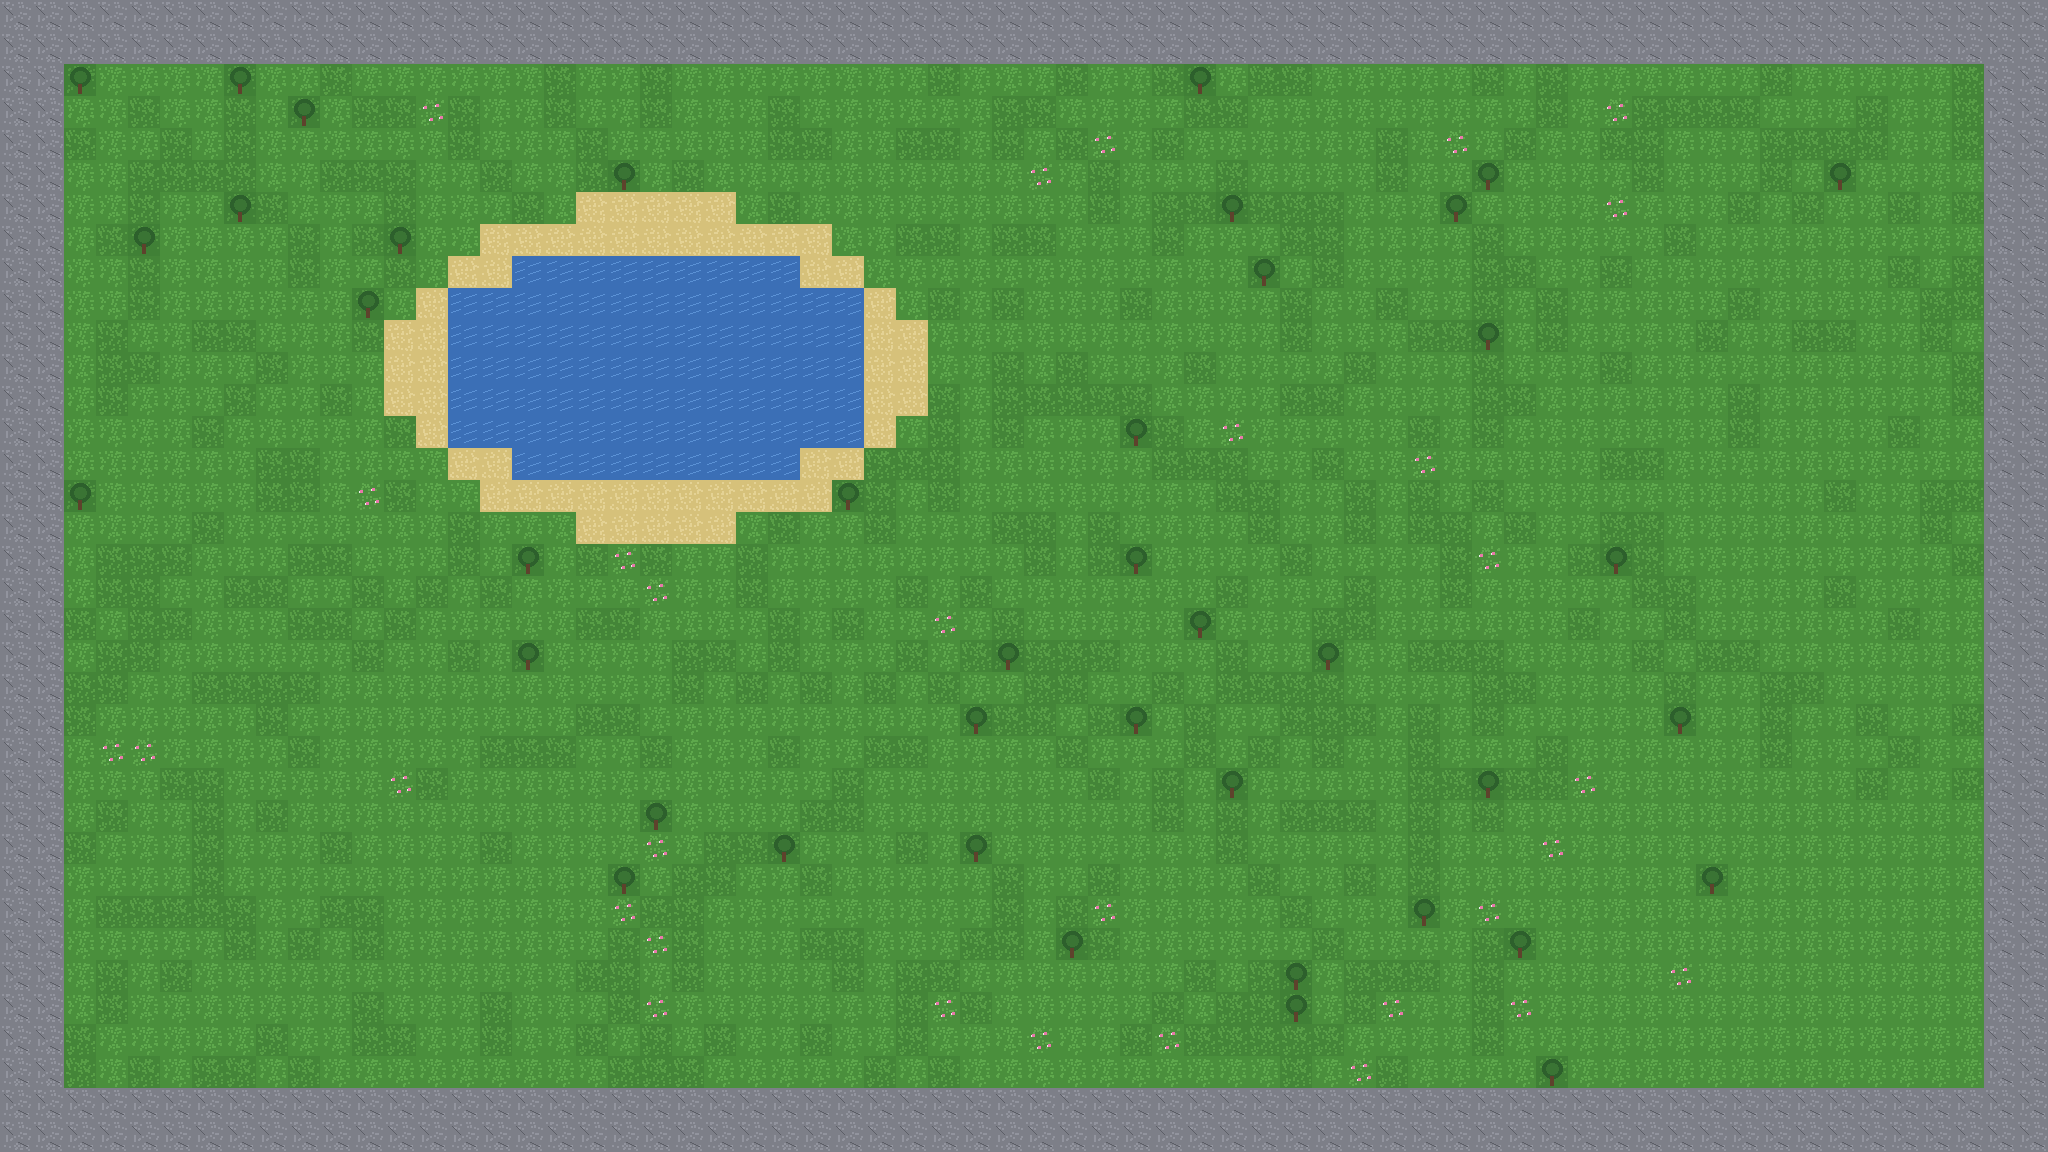

Rendered tile map (Tiled .tmx) drawn with the repository's tilesets; below, a short description and the map source with its tile grids summarised:
An orthogonal 64x36 tile map with 32x32 px tiles, 2 tile layers (ground, decor).

<map version="1.10" tiledversion="1.11.2" orientation="orthogonal" renderorder="right-down" width="64" height="36" tilewidth="32" tileheight="32" infinite="0" nextlayerid="3" nextobjectid="1">
 <tileset firstgid="1" name="tiles" tilewidth="32" tileheight="32" tilecount="8" columns="4">
  <image source="../tilesets/tiles.png" width="128" height="64" />
 </tileset>
 <layer id="1" name="ground" width="64" height="36">
  <data>[2304 cells, 2304 non-empty, 5 distinct tile ids]</data>
 </layer>
 <layer id="2" name="decor" width="64" height="36">
  <data>[2304 cells, 72 non-empty, 2 distinct tile ids]</data>
 </layer>
</map>
